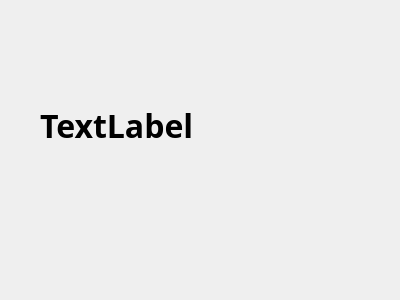
<?xml version="1.0" encoding="UTF-8"?>
<ui version="4.0">
 <class>Dialog</class>
 <widget class="QDialog" name="Dialog">
  <property name="geometry">
   <rect>
    <x>0</x>
    <y>0</y>
    <width>400</width>
    <height>300</height>
   </rect>
  </property>
  <property name="windowTitle">
   <string>Dialog</string>
  </property>
  <widget class="QLabel" name="label">
   <property name="geometry">
    <rect>
     <x>40</x>
     <y>90</y>
     <width>271</width>
     <height>71</height>
    </rect>
   </property>
   <property name="font">
    <font>
     <family>맑은 고딕</family>
     <pointsize>24</pointsize>
     <weight>75</weight>
     <bold>true</bold>
    </font>
   </property>
   <property name="text">
    <string>TextLabel</string>
   </property>
  </widget>
 </widget>
 <resources/>
 <connections/>
</ui>
